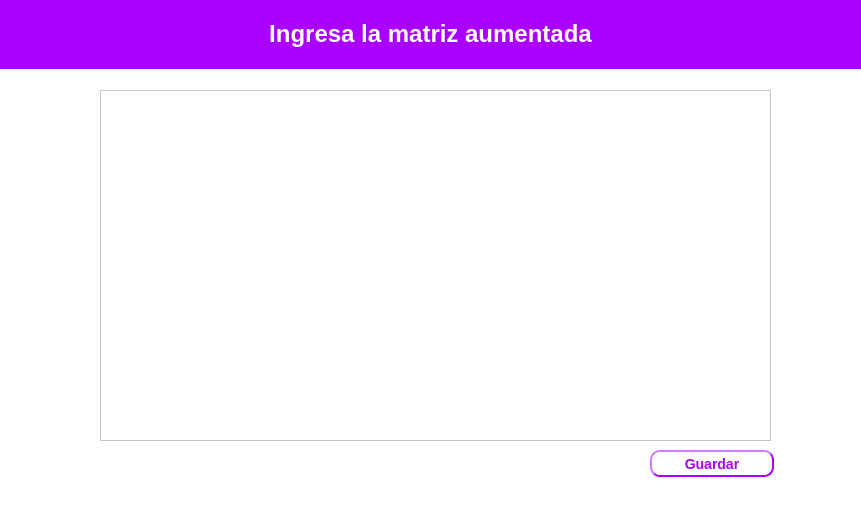
<?xml version="1.0" encoding="UTF-8"?>
<ui version="4.0">
 <class>Dialog</class>
 <widget class="QDialog" name="Dialog">
  <property name="geometry">
   <rect>
    <x>0</x>
    <y>0</y>
    <width>861</width>
    <height>508</height>
   </rect>
  </property>
  <property name="windowTitle">
   <string>Dialog</string>
  </property>
  <property name="styleSheet">
   <string notr="true">background-color: rgb(255, 255, 255);</string>
  </property>
  <widget class="QTableWidget" name="tableWidget">
   <property name="geometry">
    <rect>
     <x>100</x>
     <y>90</y>
     <width>671</width>
     <height>351</height>
    </rect>
   </property>
  </widget>
  <widget class="QLabel" name="label_2">
   <property name="geometry">
    <rect>
     <x>0</x>
     <y>0</y>
     <width>861</width>
     <height>69</height>
    </rect>
   </property>
   <property name="styleSheet">
    <string notr="true">background-color: rgb(170, 0, 255);</string>
   </property>
   <property name="text">
    <string>&lt;html&gt;&lt;head/&gt;&lt;body&gt;&lt;p align=&quot;center&quot;&gt;&lt;span style=&quot; font-size:18pt; font-weight:600; color:#ffffff;&quot;&gt;Ingresa la matriz aumentada&lt;/span&gt;&lt;/p&gt;&lt;/body&gt;&lt;/html&gt;</string>
   </property>
  </widget>
  <widget class="QPushButton" name="guardar">
   <property name="geometry">
    <rect>
     <x>650</x>
     <y>450</y>
     <width>124</width>
     <height>27</height>
    </rect>
   </property>
   <property name="font">
    <font>
     <pointsize>-1</pointsize>
     <weight>75</weight>
     <italic>false</italic>
     <bold>true</bold>
    </font>
   </property>
   <property name="styleSheet">
    <string notr="true">color: rgb(170, 0, 255);
	border-width: 2px;
    border-style: outset;
    border-radius: 10px;
    border-color:rgb(170, 0, 255);
    font: bold 14px;
    padding: 6px;</string>
   </property>
   <property name="text">
    <string>Guardar</string>
   </property>
  </widget>
 </widget>
 <resources/>
 <connections/>
</ui>
